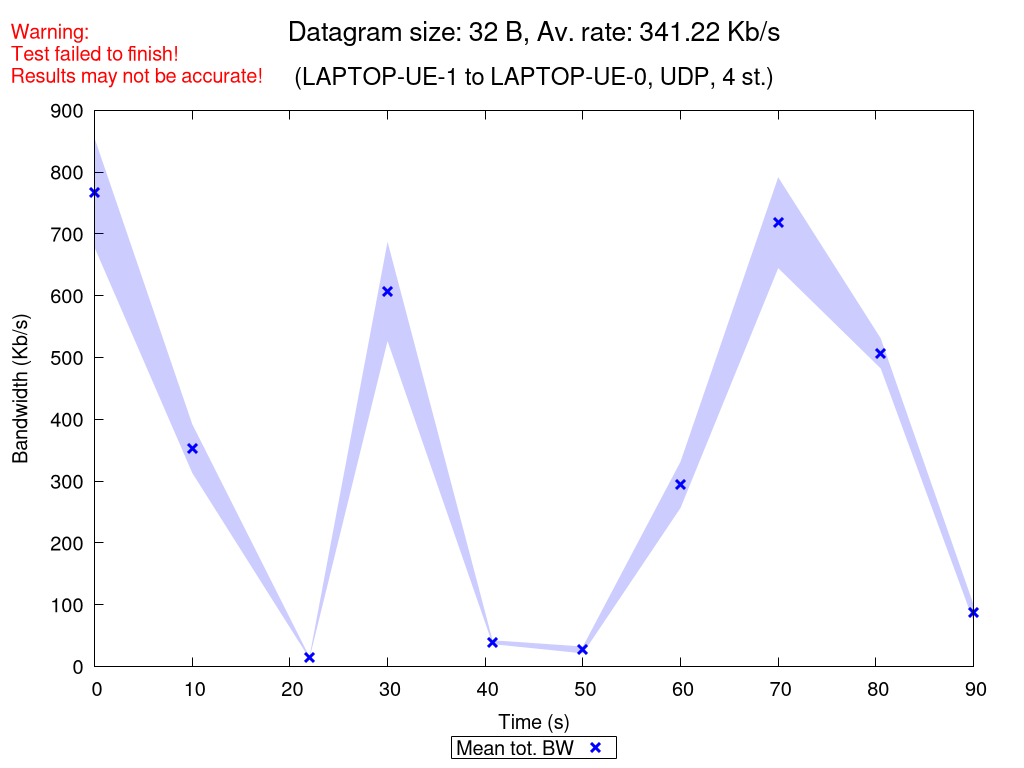

Write gnuplot code to recreate this figure.
set terminal pngcairo nocrop enhanced size 1024,768 font "Verdana,15"
set output "UDP_4_st_2020_10_18_02-06-25_two2one_00032B.png"

set title "{/=20 Datagram size: 32 B, Av. rate: 341.22 Kb/s}\n\n{/=18 (LAPTOP-UE-1 to LAPTOP-UE-0, UDP, 4 st.)}"
set label "Warning:\nTest failed to finish!\nResults may not be accurate!" at screen 0.01, screen 0.96 tc rgb "red"

set xlabel "Time (s)"
set ylabel "Bandwidth (Kb/s)"
set ytics nomirror
set key bmargin center horizontal box samplen 1 width -1
set bmargin 4.6
set rmargin 4.5

rf = 1000.0  # rate factor
set style fill transparent solid 0.2 noborder
set autoscale xfix
plot "UDP_4_st_2020_10_18_02-06-25_two2one_00032B_iperf_processed.dat" using 1:($2/rf-$3/rf):($2/rf+$3/rf) with filledcurves lc rgb "blue" notitle, \
     "" using 1:($2/rf) with points pt 2 ps 1.5 lw 3 lc rgb "blue" title "Mean tot. BW", \
